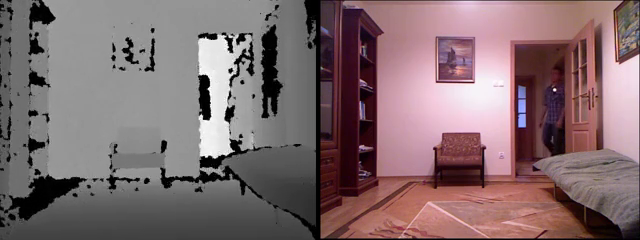
#> input picture frame 23 of saliency_extractor/urfd/adl-06-cam0.mp4, 640 x 240 px, given in place of fall-07-cam0.mp4, which was not available
$ python video_creator.py
#> lines starting #> are read from the running program, lines starting #| are printed output that depends on the picture; pictures that were not available may be replaced by others from this repository, and a replacement may not be noted
#> in edit_video, frame is the input picture: shape (240, 640, 3); mean B, G, R 110.7, 107.9, 128.4
'''
TODO document this file
'''
import cv2
import numpy

def urfd_crop_depth_info(frame, width, height):
#> called with width = 640, height = 240
    return frame[0:height, int(width / 2):width]
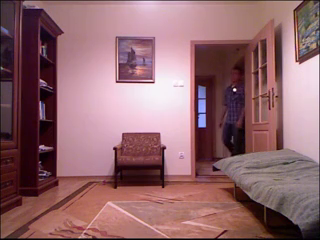
#> returned value: shape (240, 320, 3); mean of channels 0, 1, 2 108.9, 103.4, 144.5; drawn as B, G, R

def resize_frame(frame, width, height):
#> called with width = 224, height = 224
    return cv2.resize(frame, (width, height), interpolation=cv2.INTER_LINEAR)
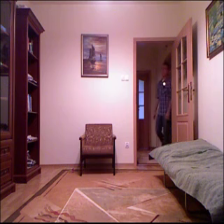
#> returned value: shape (224, 224, 3); mean of channels 0, 1, 2 108.8, 103.2, 144.3; drawn as B, G, R

def remove_extension_name(name):
    return name.split('.')[0]

def edit_video(file_name):

    v_in = cv2.VideoCapture('input/' + file_name)
    fourcc = cv2.VideoWriter_fourcc(*'MPEG')

    width = int(v_in.get(3))
    height = int(v_in.get(4))

    output_name = remove_extension_name(file_name)
    v_out = cv2.VideoWriter('output/' + output_name + '.avi',
                            fourcc, v_in.get(5), (224, 224))

    while(v_in.isOpened()):

        flag, frame = v_in.read()

        if flag:

            c_frame = urfd_crop_depth_info(frame, width, height)
            c_frame = resize_frame(c_frame, 224, 224)
            c_frame = cv2.cvtColor(c_frame, cv2.COLOR_BGR2GRAY)
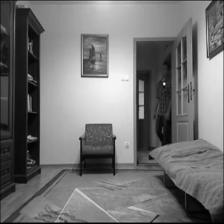
#> c_frame: shape (224, 224); min 0, max 250, mean 116.1
            c_frame = cv2.cvtColor(c_frame, cv2.COLOR_GRAY2BGR)
#> c_frame: shape (224, 224, 3)

            print(type(c_frame))
#| <class 'numpy.ndarray'>
            print(c_frame.dtype)
#| uint8
            print(c_frame.shape)
#| (224, 224, 3)
            v_out.write(c_frame)

        else:
            break

    v_in.release()
    v_out.release()

edit_video('fall-07-cam0.mp4')

$ run again, starting later in the video
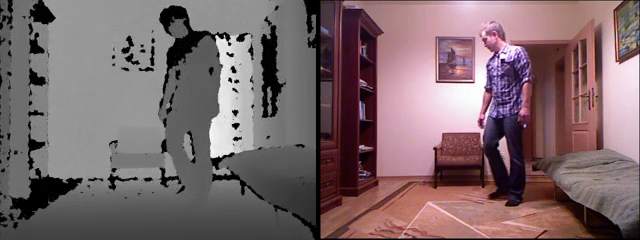
#> input picture frame 103 of saliency_extractor/urfd/adl-06-cam0.mp4, 640 x 240 px, given in place of fall-07-cam0.mp4, which was not available
#> in edit_video, frame is the input picture: shape (240, 640, 3); mean B, G, R 107.3, 104, 123.4
#> in resize_frame, `return cv2.resize(frame, (width, height), interpolation=cv2.INTER_LINE..`:
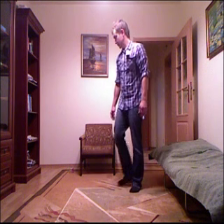
#> returned value: shape (224, 224, 3); mean of channels 0, 1, 2 107.3, 100.9, 139.5; drawn as B, G, R
#> in edit_video, `c_frame = cv2.cvtColor(c_frame, cv2.COLOR_BGR2GRAY)`:
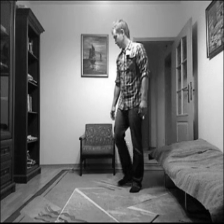
#> c_frame: shape (224, 224); min 0, max 255, mean 113.1
#| <class 'numpy.ndarray'>
#| uint8
#| (224, 224, 3)

$ run again, starting later in the video
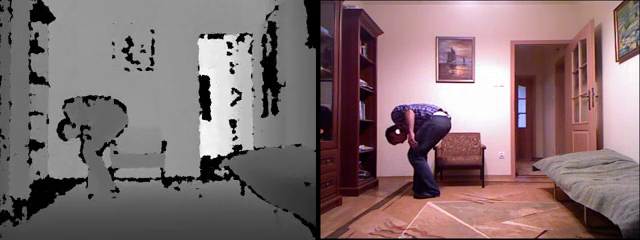
#> input picture frame 184 of saliency_extractor/urfd/adl-06-cam0.mp4, 640 x 240 px, given in place of fall-07-cam0.mp4, which was not available
#> in edit_video, frame is the input picture: shape (240, 640, 3); mean B, G, R 113, 110.9, 129.8
#> in resize_frame, `return cv2.resize(frame, (width, height), interpolation=cv2.INTER_LINE..`:
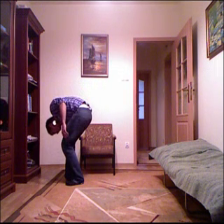
#> returned value: shape (224, 224, 3); mean of channels 0, 1, 2 115.4, 111.2, 149; drawn as B, G, R
#> in edit_video, `c_frame = cv2.cvtColor(c_frame, cv2.COLOR_BGR2GRAY)`:
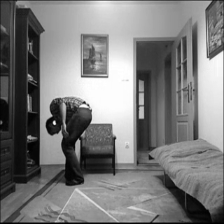
#> c_frame: shape (224, 224); min 0, max 255, mean 123
#| <class 'numpy.ndarray'>
#| uint8
#| (224, 224, 3)
